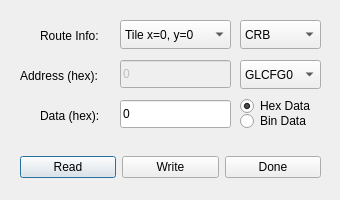
<?xml version="1.0" encoding="UTF-8"?>
<ui version="4.0">
 <class>flitWidget</class>
 <widget class="QWidget" name="flitWidget">
  <property name="geometry">
   <rect>
    <x>0</x>
    <y>0</y>
    <width>340</width>
    <height>200</height>
   </rect>
  </property>
  <property name="sizePolicy">
   <sizepolicy hsizetype="Preferred" vsizetype="Preferred">
    <horstretch>0</horstretch>
    <verstretch>0</verstretch>
   </sizepolicy>
  </property>
  <property name="minimumSize">
   <size>
    <width>340</width>
    <height>200</height>
   </size>
  </property>
  <property name="maximumSize">
   <size>
    <width>340</width>
    <height>200</height>
   </size>
  </property>
  <property name="windowTitle">
   <string>Send Flit via SystemIF</string>
  </property>
  <widget class="QLabel" name="dataLabel">
   <property name="geometry">
    <rect>
     <x>40</x>
     <y>100</y>
     <width>71</width>
     <height>31</height>
    </rect>
   </property>
   <property name="text">
    <string>Data (hex):</string>
   </property>
  </widget>
  <widget class="QLabel" name="addressLabel">
   <property name="geometry">
    <rect>
     <x>20</x>
     <y>60</y>
     <width>101</width>
     <height>31</height>
    </rect>
   </property>
   <property name="text">
    <string>Address (hex):</string>
   </property>
  </widget>
  <widget class="QLabel" name="routeLabel">
   <property name="geometry">
    <rect>
     <x>40</x>
     <y>20</y>
     <width>71</width>
     <height>31</height>
    </rect>
   </property>
   <property name="text">
    <string>Route Info:</string>
   </property>
  </widget>
  <widget class="QLineEdit" name="addressEdit">
   <property name="enabled">
    <bool>false</bool>
   </property>
   <property name="geometry">
    <rect>
     <x>120</x>
     <y>60</y>
     <width>111</width>
     <height>28</height>
    </rect>
   </property>
   <property name="whatsThis">
    <string>Selects the local address of the flit recipient...</string>
   </property>
   <property name="text">
    <string>0</string>
   </property>
  </widget>
  <widget class="QLineEdit" name="dataEdit">
   <property name="geometry">
    <rect>
     <x>120</x>
     <y>100</y>
     <width>111</width>
     <height>28</height>
    </rect>
   </property>
   <property name="whatsThis">
    <string>Data to write / Read Result</string>
   </property>
   <property name="text">
    <string>0</string>
   </property>
  </widget>
  <widget class="QComboBox" name="subDestIDBox">
   <property name="geometry">
    <rect>
     <x>240</x>
     <y>20</y>
     <width>81</width>
     <height>29</height>
    </rect>
   </property>
   <property name="whatsThis">
    <string>Selects the destination Sub-ID...</string>
   </property>
   <item>
    <property name="text">
     <string>CRB</string>
    </property>
   </item>
   <item>
    <property name="text">
     <string>MPB</string>
    </property>
   </item>
   <item>
    <property name="text">
     <string>RTG</string>
    </property>
   </item>
   <item>
    <property name="text">
     <string>CORE0</string>
    </property>
   </item>
   <item>
    <property name="text">
     <string>CORE1</string>
    </property>
   </item>
   <item>
    <property name="text">
     <string>PERIE</string>
    </property>
   </item>
   <item>
    <property name="text">
     <string>PERIS</string>
    </property>
   </item>
   <item>
    <property name="text">
     <string>PERIW</string>
    </property>
   </item>
   <item>
    <property name="text">
     <string>PERIN</string>
    </property>
   </item>
  </widget>
  <widget class="QWidget" name="layoutWidget">
   <property name="geometry">
    <rect>
     <x>20</x>
     <y>150</y>
     <width>301</width>
     <height>34</height>
    </rect>
   </property>
   <layout class="QHBoxLayout">
    <property name="spacing">
     <number>6</number>
    </property>
    <property name="margin">
     <number>0</number>
    </property>
    <item>
     <widget class="QPushButton" name="readButton">
      <property name="whatsThis">
       <string>Read from selected Destination...</string>
      </property>
      <property name="text">
       <string>Read</string>
      </property>
      <property name="autoDefault">
       <bool>true</bool>
      </property>
      <property name="default">
       <bool>true</bool>
      </property>
     </widget>
    </item>
    <item>
     <widget class="QPushButton" name="writeButton">
      <property name="whatsThis">
       <string>Write to selected Destination...</string>
      </property>
      <property name="text">
       <string>Write</string>
      </property>
     </widget>
    </item>
    <item>
     <widget class="QPushButton" name="doneButton">
      <property name="whatsThis">
       <string>Quit this dialog...</string>
      </property>
      <property name="text">
       <string>Done</string>
      </property>
     </widget>
    </item>
   </layout>
  </widget>
  <widget class="QComboBox" name="addressBox">
   <property name="geometry">
    <rect>
     <x>240</x>
     <y>60</y>
     <width>81</width>
     <height>29</height>
    </rect>
   </property>
   <property name="whatsThis">
    <string>Selects predefined CRB addresses...</string>
   </property>
   <item>
    <property name="text">
     <string>GLCFG0</string>
    </property>
   </item>
   <item>
    <property name="text">
     <string>GLCFG1</string>
    </property>
   </item>
   <item>
    <property name="text">
     <string>L2CFG0</string>
    </property>
   </item>
   <item>
    <property name="text">
     <string>L2CFG1</string>
    </property>
   </item>
   <item>
    <property name="text">
     <string>SENSOR</string>
    </property>
   </item>
   <item>
    <property name="text">
     <string>GCBCFG</string>
    </property>
   </item>
   <item>
    <property name="text">
     <string>TILEID</string>
    </property>
   </item>
   <item>
    <property name="text">
     <string>LOCK0</string>
    </property>
   </item>
   <item>
    <property name="text">
     <string>LOCK1</string>
    </property>
   </item>
   <item>
    <property name="text">
     <string>CUSTOM</string>
    </property>
   </item>
  </widget>
  <widget class="QComboBox" name="routeBox">
   <property name="geometry">
    <rect>
     <x>120</x>
     <y>20</y>
     <width>111</width>
     <height>29</height>
    </rect>
   </property>
   <property name="whatsThis">
    <string>Selects the destination tile...</string>
   </property>
   <item>
    <property name="text">
     <string>Tile x=0, y=0</string>
    </property>
   </item>
   <item>
    <property name="text">
     <string>Tile x=1, y=0</string>
    </property>
   </item>
   <item>
    <property name="text">
     <string>Tile x=2, y=0</string>
    </property>
   </item>
   <item>
    <property name="text">
     <string>Tile x=3, y=0</string>
    </property>
   </item>
   <item>
    <property name="text">
     <string>Tile x=4, y=0</string>
    </property>
   </item>
   <item>
    <property name="text">
     <string>Tile x=5, y=0</string>
    </property>
   </item>
   <item>
    <property name="text">
     <string>Tile x=0, y=1</string>
    </property>
   </item>
   <item>
    <property name="text">
     <string>Tile x=1, y=1</string>
    </property>
   </item>
   <item>
    <property name="text">
     <string>Tile x=2, y=1</string>
    </property>
   </item>
   <item>
    <property name="text">
     <string>Tile x=3, y=1</string>
    </property>
   </item>
   <item>
    <property name="text">
     <string>Tile x=4, y=1</string>
    </property>
   </item>
   <item>
    <property name="text">
     <string>Tile x=5, y=1</string>
    </property>
   </item>
   <item>
    <property name="text">
     <string>Tile x=0, y=2</string>
    </property>
   </item>
   <item>
    <property name="text">
     <string>Tile x=1, y=2</string>
    </property>
   </item>
   <item>
    <property name="text">
     <string>Tile x=2, y=2</string>
    </property>
   </item>
   <item>
    <property name="text">
     <string>Tile x=3, y=2</string>
    </property>
   </item>
   <item>
    <property name="text">
     <string>Tile x=4, y=2</string>
    </property>
   </item>
   <item>
    <property name="text">
     <string>Tile x=5, y=2</string>
    </property>
   </item>
   <item>
    <property name="text">
     <string>Tile x=0, y=3</string>
    </property>
   </item>
   <item>
    <property name="text">
     <string>Tile x=1, y=3</string>
    </property>
   </item>
   <item>
    <property name="text">
     <string>Tile x=2, y=3</string>
    </property>
   </item>
   <item>
    <property name="text">
     <string>Tile x=3, y=3</string>
    </property>
   </item>
   <item>
    <property name="text">
     <string>Tile x=4, y=3</string>
    </property>
   </item>
   <item>
    <property name="text">
     <string>Tile x=5, y=3</string>
    </property>
   </item>
  </widget>
  <widget class="QRadioButton" name="radioButtonHex">
   <property name="geometry">
    <rect>
     <x>240</x>
     <y>96</y>
     <width>78</width>
     <height>20</height>
    </rect>
   </property>
   <property name="text">
    <string>Hex Data</string>
   </property>
   <property name="checked">
    <bool>true</bool>
   </property>
  </widget>
  <widget class="QRadioButton" name="radioButtonBin">
   <property name="geometry">
    <rect>
     <x>240</x>
     <y>111</y>
     <width>97</width>
     <height>20</height>
    </rect>
   </property>
   <property name="text">
    <string>Bin Data</string>
   </property>
  </widget>
 </widget>
 <tabstops>
  <tabstop>routeBox</tabstop>
  <tabstop>subDestIDBox</tabstop>
  <tabstop>addressEdit</tabstop>
  <tabstop>addressBox</tabstop>
  <tabstop>dataEdit</tabstop>
  <tabstop>readButton</tabstop>
  <tabstop>writeButton</tabstop>
  <tabstop>doneButton</tabstop>
 </tabstops>
 <resources/>
 <connections>
  <connection>
   <sender>doneButton</sender>
   <signal>clicked()</signal>
   <receiver>flitWidget</receiver>
   <slot>close()</slot>
   <hints>
    <hint type="sourcelabel">
     <x>389</x>
     <y>182</y>
    </hint>
    <hint type="destinationlabel">
     <x>179</x>
     <y>282</y>
    </hint>
   </hints>
  </connection>
 </connections>
</ui>
